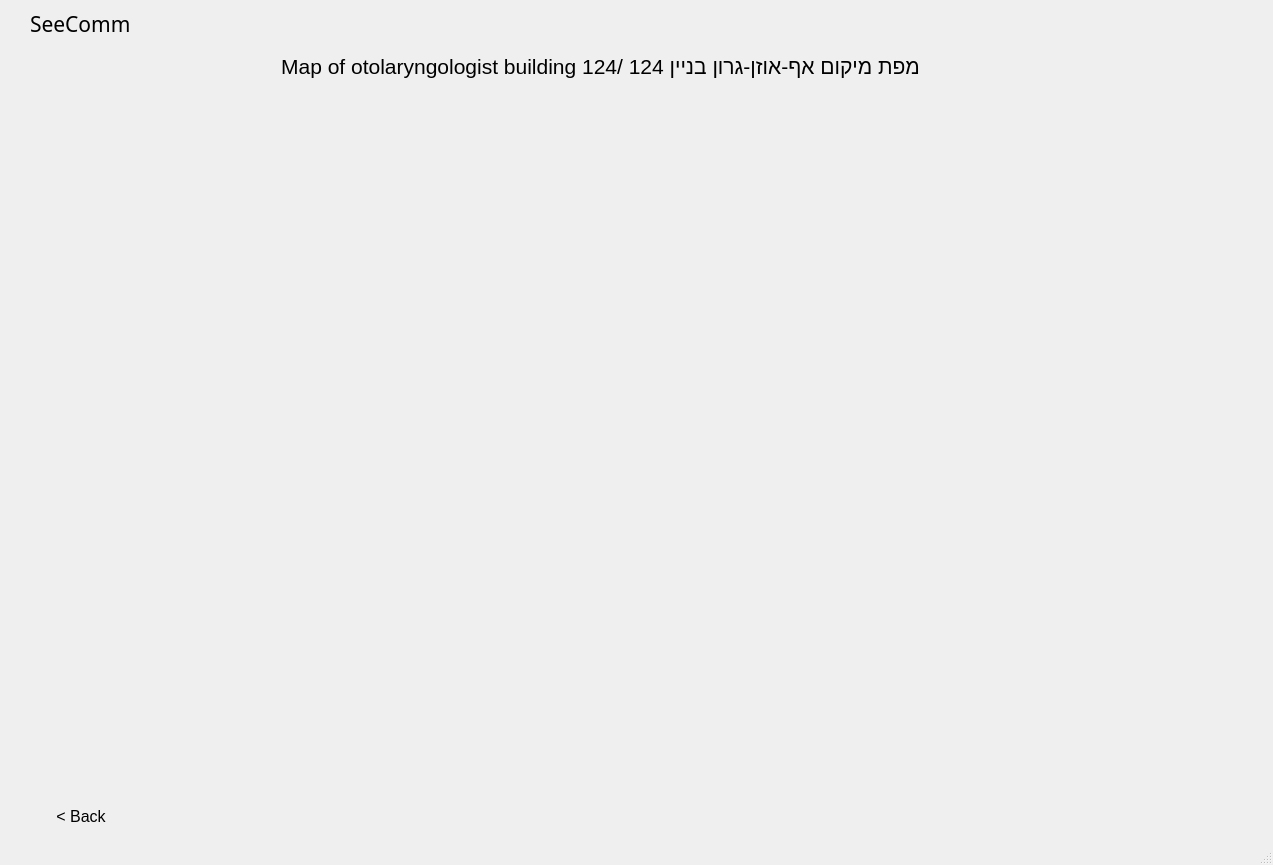
<?xml version="1.0" encoding="UTF-8"?>
<ui version="4.0">
 <class>MainWindow</class>
 <widget class="QMainWindow" name="MainWindow">
  <property name="geometry">
   <rect>
    <x>0</x>
    <y>0</y>
    <width>1273</width>
    <height>865</height>
   </rect>
  </property>
  <property name="windowTitle">
   <string>MainWindow</string>
  </property>
  <widget class="QWidget" name="centralwidget">
   <layout class="QGridLayout" name="gridLayout">
    <item row="6" column="0">
     <widget class="QPushButton" name="back_button">
      <property name="font">
       <font>
        <pointsize>12</pointsize>
       </font>
      </property>
      <property name="cursor">
       <cursorShape>PointingHandCursor</cursorShape>
      </property>
      <property name="styleSheet">
       <string notr="true">#back_button {
	width: 100px;
	height: 36px;
	border-radius: 9px;
	background-color: 'white';
	margin-left:16%
}

#back_button:hover {
	background-color: #F8F8FF;
}</string>
      </property>
      <property name="text">
       <string>&lt; Back</string>
      </property>
     </widget>
    </item>
    <item row="0" column="0">
     <widget class="QLabel" name="title">
      <property name="font">
       <font>
        <family>Segoe Script</family>
        <pointsize>16</pointsize>
        <italic>false</italic>
       </font>
      </property>
      <property name="styleSheet">
       <string notr="true">margin-left: 16%</string>
      </property>
      <property name="text">
       <string>SeeComm</string>
      </property>
     </widget>
    </item>
    <item row="0" column="1">
     <spacer name="horizontalSpacer">
      <property name="orientation">
       <enum>Qt::Horizontal</enum>
      </property>
      <property name="sizeHint" stdset="0">
       <size>
        <width>329</width>
        <height>20</height>
       </size>
      </property>
     </spacer>
    </item>
    <item row="0" column="2">
     <widget class="QLabel" name="label_2">
      <property name="minimumSize">
       <size>
        <width>260</width>
        <height>0</height>
       </size>
      </property>
      <property name="styleSheet">
       <string notr="true">width: 260px;</string>
      </property>
      <property name="text">
       <string/>
      </property>
     </widget>
    </item>
    <item row="1" column="1">
     <widget class="QLabel" name="label">
      <property name="font">
       <font>
        <pointsize>16</pointsize>
        <weight>50</weight>
        <bold>false</bold>
       </font>
      </property>
      <property name="layoutDirection">
       <enum>Qt::LeftToRight</enum>
      </property>
      <property name="styleSheet">
       <string notr="true">margin-left: 60px;
margin-top: 9px</string>
      </property>
      <property name="text">
       <string>Map of otolaryngologist building 124/ מפת מיקום אף-אוזן-גרון בניין 124</string>
      </property>
      <property name="alignment">
       <set>Qt::AlignCenter</set>
      </property>
     </widget>
    </item>
    <item row="4" column="1">
     <widget class="QGraphicsView" name="graphicsView">
      <property name="enabled">
       <bool>false</bool>
      </property>
      <property name="autoFillBackground">
       <bool>false</bool>
      </property>
      <property name="frameShape">
       <enum>QFrame::NoFrame</enum>
      </property>
      <property name="lineWidth">
       <number>1</number>
      </property>
     </widget>
    </item>
   </layout>
  </widget>
  <widget class="QMenuBar" name="menubar">
   <property name="geometry">
    <rect>
     <x>0</x>
     <y>0</y>
     <width>1273</width>
     <height>26</height>
    </rect>
   </property>
  </widget>
  <widget class="QStatusBar" name="statusbar"/>
 </widget>
 <resources/>
 <connections/>
</ui>
